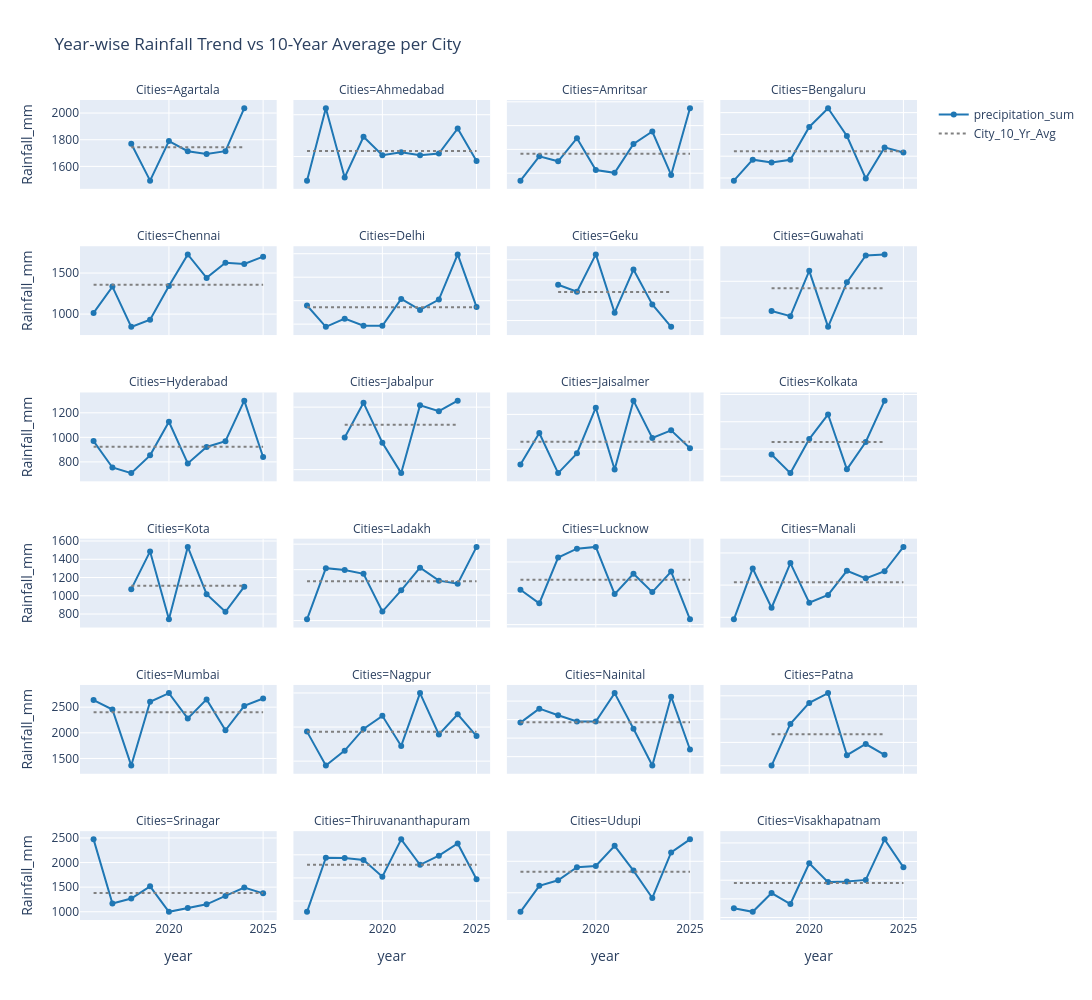

The code cell stored with this chart in its notebook:
### Code cell
# 1. Calculate yearly total rainfall per city
yearly_rainfall = df.groupby(['Cities', 'year'])['precipitation_sum'].sum().reset_index()

# 2. Calculate the 10-year average rainfall for EACH city
city_avg = yearly_rainfall.groupby('Cities')['precipitation_sum'].transform('mean')
yearly_rainfall['City_10_Yr_Avg'] = city_avg

# 3. Melt the dataframe (Plotly Express needs long-format data to plot multiple lines easily)
df_plot = yearly_rainfall.melt(
    id_vars=['Cities', 'year'], 
    value_vars=['precipitation_sum', 'City_10_Yr_Avg'],
    var_name='Rainfall_Type', 
    value_name='Rainfall_mm'
)

# 4. Create the Facet Plot
fig = px.line(
    df_plot,
    x='year',
    y='Rainfall_mm',
    color='Rainfall_Type',         # Splits the data into two lines
    facet_col='Cities',            
    facet_col_wrap=4,              
    title='Year-wise Rainfall Trend vs 10-Year Average per City',
    color_discrete_map={
        'precipitation_sum': '#1f77b4',  # Standard Blue for actual rain
        'City_10_Yr_Avg': 'gray'         # Gray for the baseline average
    }
)

# 5. Styling to make the average line dotted and the actual rain have markers
# Update the actual rainfall line
fig.update_traces(mode='lines+markers', selector=dict(name='precipitation_sum'))
# Update the average line to be dotted with no markers
fig.update_traces(line=dict(dash='dot'), mode='lines', selector=dict(name='City_10_Yr_Avg'))

# 6. Improve spacing and readability
fig.update_layout(
    height=1000,           # Slightly taller to accommodate 24 subplots comfortably
    width=1200,
    showlegend=True,       # Keep legend so viewers know what the gray line is
    legend_title_text=''
)

# Optional: Free the Y-axes so flat-line cities (Jaisalmer) aren't squashed by wet cities (Guwahati)
fig.update_yaxes(matches=None) 

fig.show()

### Figure 1 — Plotly figure (JSON) as saved in the notebook; plotly's stock layout.template omitted (floating-point values rounded to 4 significant figures)
{"data": [{"hovertemplate": "Rainfall_Type=precipitation_sum<br>Cities=Agartala<br>year=%{x}<br>Rainfall_mm=%{y}<extra></extra>", "legendgroup": "precipitation_sum", "line": {"color": "#1f77b4", "dash": "solid"}, "marker": {"symbol": "circle"}, "mode": "lines+markers", "name": "precipitation_sum", "orientation": "v", "showlegend": true, "type": "scatter", "x": [2018, 2019, 2020, 2021, 2022, 2023, 2024], "xaxis": "x21", "y": [1769.0, 1493.0, 1790.0, 1714.0, 1692.0, 1714.0, 2036.0], "yaxis": "y21"}, {"hovertemplate": "Rainfall_Type=precipitation_sum<br>Cities=Ahmedabad<br>year=%{x}<br>Rainfall_mm=%{y}<extra></extra>", "legendgroup": "precipitation_sum", "line": {"color": "#1f77b4", "dash": "solid"}, "marker": {"symbol": "circle"}, "mode": "lines+markers", "name": "precipitation_sum", "orientation": "v", "showlegend": false, "type": "scatter", "x": [2016, 2017, 2018, 2019, 2020, 2021, 2022, 2023, 2024, 2025], "xaxis": "x22", "y": [712.2, 1578.0, 751.1, 1237.0, 1015.0, 1050.0, 1015.0, 1036.0, 1335.0, 945.6], "yaxis": "y22"}, {"hovertemplate": "Rainfall_Type=precipitation_sum<br>Cities=Amritsar<br>year=%{x}<br>Rainfall_mm=%{y}<extra></extra>", "legendgroup": "precipitation_sum", "line": {"color": "#1f77b4", "dash": "solid"}, "marker": {"symbol": "circle"}, "mode": "lines+markers", "name": "precipitation_sum", "orientation": "v", "showlegend": false, "type": "scatter", "x": [2016, 2017, 2018, 2019, 2020, 2021, 2022, 2023, 2024, 2025], "xaxis": "x23", "y": [537.5, 742.2, 700.0, 894.0, 627.1, 603.4, 845.1, 950.3, 585.5, 1146.0], "yaxis": "y23"}, {"hovertemplate": "Rainfall_Type=precipitation_sum<br>Cities=Bengaluru<br>year=%{x}<br>Rainfall_mm=%{y}<extra></extra>", "legendgroup": "precipitation_sum", "line": {"color": "#1f77b4", "dash": "solid"}, "marker": {"symbol": "circle"}, "mode": "lines+markers", "name": "precipitation_sum", "orientation": "v", "showlegend": false, "type": "scatter", "x": [2016, 2017, 2018, 2019, 2020, 2021, 2022, 2023, 2024, 2025], "xaxis": "x24", "y": [775.5, 968.3, 942.9, 967.0, 1269.0, 1441.0, 1185.0, 795.5, 1081.0, 1035.0], "yaxis": "y24"}, {"hovertemplate": "Rainfall_Type=precipitation_sum<br>Cities=Chennai<br>year=%{x}<br>Rainfall_mm=%{y}<extra></extra>", "legendgroup": "precipitation_sum", "line": {"color": "#1f77b4", "dash": "solid"}, "marker": {"symbol": "circle"}, "mode": "lines+markers", "name": "precipitation_sum", "orientation": "v", "showlegend": false, "type": "scatter", "x": [2016, 2017, 2018, 2019, 2020, 2021, 2022, 2023, 2024, 2025], "xaxis": "x17", "y": [1014.0, 1335.0, 844.4, 932.1, 1343.0, 1727.0, 1441.0, 1625.0, 1610.0, 1700.0], "yaxis": "y17"}, {"hovertemplate": "Rainfall_Type=precipitation_sum<br>Cities=Delhi<br>year=%{x}<br>Rainfall_mm=%{y}<extra></extra>", "legendgroup": "precipitation_sum", "line": {"color": "#1f77b4", "dash": "solid"}, "marker": {"symbol": "circle"}, "mode": "lines+markers", "name": "precipitation_sum", "orientation": "v", "showlegend": false, "type": "scatter", "x": [2016, 2017, 2018, 2019, 2020, 2021, 2022, 2023, 2024, 2025], "xaxis": "x18", "y": [758.6, 576.7, 646.9, 586.9, 585.8, 814.9, 721.5, 809.0, 1194.0, 746.5], "yaxis": "y18"}, {"hovertemplate": "Rainfall_Type=precipitation_sum<br>Cities=Geku<br>year=%{x}<br>Rainfall_mm=%{y}<extra></extra>", "legendgroup": "precipitation_sum", "line": {"color": "#1f77b4", "dash": "solid"}, "marker": {"symbol": "circle"}, "mode": "lines+markers", "name": "precipitation_sum", "orientation": "v", "showlegend": false, "type": "scatter", "x": [2018, 2019, 2020, 2021, 2022, 2023, 2024], "xaxis": "x19", "y": [4884.0, 4711.0, 5631.0, 4193.0, 5258.0, 4398.0, 3844.0], "yaxis": "y19"}, {"hovertemplate": "Rainfall_Type=precipitation_sum<br>Cities=Guwahati<br>year=%{x}<br>Rainfall_mm=%{y}<extra></extra>", "legendgroup": "precipitation_sum", "line": {"color": "#1f77b4", "dash": "solid"}, "marker": {"symbol": "circle"}, "mode": "lines+markers", "name": "precipitation_sum", "orientation": "v", "showlegend": false, "type": "scatter", "x": [2018, 2019, 2020, 2021, 2022, 2023, 2024], "xaxis": "x20", "y": [2095.0, 2024.0, 2642.0, 1878.0, 2485.0, 2852.0, 2867.0], "yaxis": "y20"}, {"hovertemplate": "Rainfall_Type=precipitation_sum<br>Cities=Hyderabad<br>year=%{x}<br>Rainfall_mm=%{y}<extra></extra>", "legendgroup": "precipitation_sum", "line": {"color": "#1f77b4", "dash": "solid"}, "marker": {"symbol": "circle"}, "mode": "lines+markers", "name": "precipitation_sum", "orientation": "v", "showlegend": false, "type": "scatter", "x": [2016, 2017, 2018, 2019, 2020, 2021, 2022, 2023, 2024, 2025], "xaxis": "x13", "y": [969.3, 754.3, 708.4, 853.1, 1127.0, 787.3, 921.6, 969.0, 1299.0, 840.2], "yaxis": "y13"}, {"hovertemplate": "Rainfall_Type=precipitation_sum<br>Cities=Jabalpur<br>year=%{x}<br>Rainfall_mm=%{y}<extra></extra>", "legendgroup": "precipitation_sum", "line": {"color": "#1f77b4", "dash": "solid"}, "marker": {"symbol": "circle"}, "mode": "lines+markers", "name": "precipitation_sum", "orientation": "v", "showlegend": false, "type": "scatter", "x": [2018, 2019, 2020, 2021, 2022, 2023, 2024], "xaxis": "x14", "y": [1406.0, 1628.0, 1372.0, 1178.0, 1612.0, 1574.0, 1642.0], "yaxis": "y14"}, {"hovertemplate": "Rainfall_Type=precipitation_sum<br>Cities=Jaisalmer<br>year=%{x}<br>Rainfall_mm=%{y}<extra></extra>", "legendgroup": "precipitation_sum", "line": {"color": "#1f77b4", "dash": "solid"}, "marker": {"symbol": "circle"}, "mode": "lines+markers", "name": "precipitation_sum", "orientation": "v", "showlegend": false, "type": "scatter", "x": [2016, 2017, 2018, 2019, 2020, 2021, 2022, 2023, 2024, 2025], "xaxis": "x15", "y": [113.7, 293.4, 63.8, 177.0, 438.5, 84.4, 478.7, 265.5, 308.8, 205.8], "yaxis": "y15"}, {"hovertemplate": "Rainfall_Type=precipitation_sum<br>Cities=Kolkata<br>year=%{x}<br>Rainfall_mm=%{y}<extra></extra>", "legendgroup": "precipitation_sum", "line": {"color": "#1f77b4", "dash": "solid"}, "marker": {"symbol": "circle"}, "mode": "lines+markers", "name": "precipitation_sum", "orientation": "v", "showlegend": false, "type": "scatter", "x": [2018, 2019, 2020, 2021, 2022, 2023, 2024], "xaxis": "x16", "y": [1759.0, 1623.0, 1873.0, 2053.0, 1651.0, 1851.0, 2155.0], "yaxis": "y16"}, {"hovertemplate": "Rainfall_Type=precipitation_sum<br>Cities=Kota<br>year=%{x}<br>Rainfall_mm=%{y}<extra></extra>", "legendgroup": "precipitation_sum", "line": {"color": "#1f77b4", "dash": "solid"}, "marker": {"symbol": "circle"}, "mode": "lines+markers", "name": "precipitation_sum", "orientation": "v", "showlegend": false, "type": "scatter", "x": [2018, 2019, 2020, 2021, 2022, 2023, 2024], "xaxis": "x9", "y": [1073.0, 1486.0, 741.3, 1536.0, 1017.0, 823.6, 1100.0], "yaxis": "y9"}, {"hovertemplate": "Rainfall_Type=precipitation_sum<br>Cities=Ladakh<br>year=%{x}<br>Rainfall_mm=%{y}<extra></extra>", "legendgroup": "precipitation_sum", "line": {"color": "#1f77b4", "dash": "solid"}, "marker": {"symbol": "circle"}, "mode": "lines+markers", "name": "precipitation_sum", "orientation": "v", "showlegend": false, "type": "scatter", "x": [2016, 2017, 2018, 2019, 2020, 2021, 2022, 2023, 2024, 2025], "xaxis": "x10", "y": [204.9, 405.8, 398.2, 383.5, 235.5, 318.9, 407.7, 356.8, 345.1, 489.3], "yaxis": "y10"}, {"hovertemplate": "Rainfall_Type=precipitation_sum<br>Cities=Lucknow<br>year=%{x}<br>Rainfall_mm=%{y}<extra></extra>", "legendgroup": "precipitation_sum", "line": {"color": "#1f77b4", "dash": "solid"}, "marker": {"symbol": "circle"}, "mode": "lines+markers", "name": "precipitation_sum", "orientation": "v", "showlegend": false, "type": "scatter", "x": [2016, 2017, 2018, 2019, 2020, 2021, 2022, 2023, 2024, 2025], "xaxis": "x11", "y": [1022.0, 936.0, 1228.0, 1285.0, 1296.0, 994.9, 1125.0, 1008.0, 1139.0, 833.8], "yaxis": "y11"}, {"hovertemplate": "Rainfall_Type=precipitation_sum<br>Cities=Manali<br>year=%{x}<br>Rainfall_mm=%{y}<extra></extra>", "legendgroup": "precipitation_sum", "line": {"color": "#1f77b4", "dash": "solid"}, "marker": {"symbol": "circle"}, "mode": "lines+markers", "name": "precipitation_sum", "orientation": "v", "showlegend": false, "type": "scatter", "x": [2016, 2017, 2018, 2019, 2020, 2021, 2022, 2023, 2024, 2025], "xaxis": "x12", "y": [1968.0, 2759.0, 2148.0, 2842.0, 2228.0, 2347.0, 2722.0, 2606.0, 2715.0, 3094.0], "yaxis": "y12"}, {"hovertemplate": "Rainfall_Type=precipitation_sum<br>Cities=Mumbai<br>year=%{x}<br>Rainfall_mm=%{y}<extra></extra>", "legendgroup": "precipitation_sum", "line": {"color": "#1f77b4", "dash": "solid"}, "marker": {"symbol": "circle"}, "mode": "lines+markers", "name": "precipitation_sum", "orientation": "v", "showlegend": false, "type": "scatter", "x": [2016, 2017, 2018, 2019, 2020, 2021, 2022, 2023, 2024, 2025], "xaxis": "x5", "y": [2638.0, 2454.0, 1361.0, 2605.0, 2774.0, 2281.0, 2652.0, 2048.0, 2524.0, 2668.0], "yaxis": "y5"}, {"hovertemplate": "Rainfall_Type=precipitation_sum<br>Cities=Nagpur<br>year=%{x}<br>Rainfall_mm=%{y}<extra></extra>", "legendgroup": "precipitation_sum", "line": {"color": "#1f77b4", "dash": "solid"}, "marker": {"symbol": "circle"}, "mode": "lines+markers", "name": "precipitation_sum", "orientation": "v", "showlegend": false, "type": "scatter", "x": [2016, 2017, 2018, 2019, 2020, 2021, 2022, 2023, 2024, 2025], "xaxis": "x6", "y": [1433.0, 935.0, 1154.0, 1472.0, 1665.0, 1223.0, 1998.0, 1391.0, 1687.0, 1368.0], "yaxis": "y6"}, {"hovertemplate": "Rainfall_Type=precipitation_sum<br>Cities=Nainital<br>year=%{x}<br>Rainfall_mm=%{y}<extra></extra>", "legendgroup": "precipitation_sum", "line": {"color": "#1f77b4", "dash": "solid"}, "marker": {"symbol": "circle"}, "mode": "lines+markers", "name": "precipitation_sum", "orientation": "v", "showlegend": false, "type": "scatter", "x": [2016, 2017, 2018, 2019, 2020, 2021, 2022, 2023, 2024, 2025], "xaxis": "x7", "y": [1768.0, 1918.0, 1848.0, 1780.0, 1779.0, 2086.0, 1701.0, 1304.0, 2048.0, 1477.0], "yaxis": "y7"}, {"hovertemplate": "Rainfall_Type=precipitation_sum<br>Cities=Patna<br>year=%{x}<br>Rainfall_mm=%{y}<extra></extra>", "legendgroup": "precipitation_sum", "line": {"color": "#1f77b4", "dash": "solid"}, "marker": {"symbol": "circle"}, "mode": "lines+markers", "name": "precipitation_sum", "orientation": "v", "showlegend": false, "type": "scatter", "x": [2018, 2019, 2020, 2021, 2022, 2023, 2024], "xaxis": "x8", "y": [1001.0, 1358.0, 1539.0, 1623.0, 1090.0, 1186.0, 1094.0], "yaxis": "y8"}, {"hovertemplate": "Rainfall_Type=precipitation_sum<br>Cities=Srinagar<br>year=%{x}<br>Rainfall_mm=%{y}<extra></extra>", "legendgroup": "precipitation_sum", "line": {"color": "#1f77b4", "dash": "solid"}, "marker": {"symbol": "circle"}, "mode": "lines+markers", "name": "precipitation_sum", "orientation": "v", "showlegend": false, "type": "scatter", "x": [2016, 2017, 2018, 2019, 2020, 2021, 2022, 2023, 2024, 2025], "xaxis": "x", "y": [2471.0, 1166.0, 1268.0, 1517.0, 998.5, 1074.0, 1151.0, 1321.0, 1493.0, 1374.0], "yaxis": "y"}, {"hovertemplate": "Rainfall_Type=precipitation_sum<br>Cities=Thiruvananthapuram<br>year=%{x}<br>Rainfall_mm=%{y}<extra></extra>", "legendgroup": "precipitation_sum", "line": {"color": "#1f77b4", "dash": "solid"}, "marker": {"symbol": "circle"}, "mode": "lines+markers", "name": "precipitation_sum", "orientation": "v", "showlegend": false, "type": "scatter", "x": [2016, 2017, 2018, 2019, 2020, 2021, 2022, 2023, 2024, 2025], "xaxis": "x2", "y": [1266.0, 2438.0, 2432.0, 2388.0, 2026.0, 2834.0, 2283.0, 2480.0, 2746.0, 1970.0], "yaxis": "y2"}, {"hovertemplate": "Rainfall_Type=precipitation_sum<br>Cities=Udupi<br>year=%{x}<br>Rainfall_mm=%{y}<extra></extra>", "legendgroup": "precipitation_sum", "line": {"color": "#1f77b4", "dash": "solid"}, "marker": {"symbol": "circle"}, "mode": "lines+markers", "name": "precipitation_sum", "orientation": "v", "showlegend": false, "type": "scatter", "x": [2016, 2017, 2018, 2019, 2020, 2021, 2022, 2023, 2024, 2025], "xaxis": "x3", "y": [2396.0, 3221.0, 3398.0, 3810.0, 3853.0, 4490.0, 3704.0, 2834.0, 4280.0, 4696.0], "yaxis": "y3"}, {"hovertemplate": "Rainfall_Type=precipitation_sum<br>Cities=Visakhapatnam<br>year=%{x}<br>Rainfall_mm=%{y}<extra></extra>", "legendgroup": "precipitation_sum", "line": {"color": "#1f77b4", "dash": "solid"}, "marker": {"symbol": "circle"}, "mode": "lines+markers", "name": "precipitation_sum", "orientation": "v", "showlegend": false, "type": "scatter", "x": [2016, 2017, 2018, 2019, 2020, 2021, 2022, 2023, 2024, 2025], "xaxis": "x4", "y": [1100.0, 1061.0, 1262.0, 1145.0, 1582.0, 1380.0, 1385.0, 1404.0, 1838.0, 1538.0], "yaxis": "y4"}, {"hovertemplate": "Rainfall_Type=City_10_Yr_Avg<br>Cities=Agartala<br>year=%{x}<br>Rainfall_mm=%{y}<extra></extra>", "legendgroup": "City_10_Yr_Avg", "line": {"color": "gray", "dash": "dot"}, "marker": {"symbol": "circle"}, "mode": "lines", "name": "City_10_Yr_Avg", "orientation": "v", "showlegend": true, "type": "scatter", "x": [2018, 2019, 2020, 2021, 2022, 2023, 2024], "xaxis": "x21", "y": [1744.0, 1744.0, 1744.0, 1744.0, 1744.0, 1744.0, 1744.0], "yaxis": "y21"}, {"hovertemplate": "Rainfall_Type=City_10_Yr_Avg<br>Cities=Ahmedabad<br>year=%{x}<br>Rainfall_mm=%{y}<extra></extra>", "legendgroup": "City_10_Yr_Avg", "line": {"color": "gray", "dash": "dot"}, "marker": {"symbol": "circle"}, "mode": "lines", "name": "City_10_Yr_Avg", "orientation": "v", "showlegend": false, "type": "scatter", "x": [2016, 2017, 2018, 2019, 2020, 2021, 2022, 2023, 2024, 2025], "xaxis": "x22", "y": [1067.0, 1067.0, 1067.0, 1067.0, 1067.0, 1067.0, 1067.0, 1067.0, 1067.0, 1067.0], "yaxis": "y22"}, {"hovertemplate": "Rainfall_Type=City_10_Yr_Avg<br>Cities=Amritsar<br>year=%{x}<br>Rainfall_mm=%{y}<extra></extra>", "legendgroup": "City_10_Yr_Avg", "line": {"color": "gray", "dash": "dot"}, "marker": {"symbol": "circle"}, "mode": "lines", "name": "City_10_Yr_Avg", "orientation": "v", "showlegend": false, "type": "scatter", "x": [2016, 2017, 2018, 2019, 2020, 2021, 2022, 2023, 2024, 2025], "xaxis": "x23", "y": [763.1, 763.1, 763.1, 763.1, 763.1, 763.1, 763.1, 763.1, 763.1, 763.1], "yaxis": "y23"}, {"hovertemplate": "Rainfall_Type=City_10_Yr_Avg<br>Cities=Bengaluru<br>year=%{x}<br>Rainfall_mm=%{y}<extra></extra>", "legendgroup": "City_10_Yr_Avg", "line": {"color": "gray", "dash": "dot"}, "marker": {"symbol": "circle"}, "mode": "lines", "name": "City_10_Yr_Avg", "orientation": "v", "showlegend": false, "type": "scatter", "x": [2016, 2017, 2018, 2019, 2020, 2021, 2022, 2023, 2024, 2025], "xaxis": "x24", "y": [1046.0, 1046.0, 1046.0, 1046.0, 1046.0, 1046.0, 1046.0, 1046.0, 1046.0, 1046.0], "yaxis": "y24"}, {"hovertemplate": "Rainfall_Type=City_10_Yr_Avg<br>Cities=Chennai<br>year=%{x}<br>Rainfall_mm=%{y}<extra></extra>", "legendgroup": "City_10_Yr_Avg", "line": {"color": "gray", "dash": "dot"}, "marker": {"symbol": "circle"}, "mode": "lines", "name": "City_10_Yr_Avg", "orientation": "v", "showlegend": false, "type": "scatter", "x": [2016, 2017, 2018, 2019, 2020, 2021, 2022, 2023, 2024, 2025], "xaxis": "x17", "y": [1357.0, 1357.0, 1357.0, 1357.0, 1357.0, 1357.0, 1357.0, 1357.0, 1357.0, 1357.0], "yaxis": "y17"}, {"hovertemplate": "Rainfall_Type=City_10_Yr_Avg<br>Cities=Delhi<br>year=%{x}<br>Rainfall_mm=%{y}<extra></extra>", "legendgroup": "City_10_Yr_Avg", "line": {"color": "gray", "dash": "dot"}, "marker": {"symbol": "circle"}, "mode": "lines", "name": "City_10_Yr_Avg", "orientation": "v", "showlegend": false, "type": "scatter", "x": [2016, 2017, 2018, 2019, 2020, 2021, 2022, 2023, 2024, 2025], "xaxis": "x18", "y": [744.1, 744.1, 744.1, 744.1, 744.1, 744.1, 744.1, 744.1, 744.1, 744.1], "yaxis": "y18"}, {"hovertemplate": "Rainfall_Type=City_10_Yr_Avg<br>Cities=Geku<br>year=%{x}<br>Rainfall_mm=%{y}<extra></extra>", "legendgroup": "City_10_Yr_Avg", "line": {"color": "gray", "dash": "dot"}, "marker": {"symbol": "circle"}, "mode": "lines", "name": "City_10_Yr_Avg", "orientation": "v", "showlegend": false, "type": "scatter", "x": [2018, 2019, 2020, 2021, 2022, 2023, 2024], "xaxis": "x19", "y": [4703.0, 4703.0, 4703.0, 4703.0, 4703.0, 4703.0, 4703.0], "yaxis": "y19"}, {"hovertemplate": "Rainfall_Type=City_10_Yr_Avg<br>Cities=Guwahati<br>year=%{x}<br>Rainfall_mm=%{y}<extra></extra>", "legendgroup": "City_10_Yr_Avg", "line": {"color": "gray", "dash": "dot"}, "marker": {"symbol": "circle"}, "mode": "lines", "name": "City_10_Yr_Avg", "orientation": "v", "showlegend": false, "type": "scatter", "x": [2018, 2019, 2020, 2021, 2022, 2023, 2024], "xaxis": "x20", "y": [2406.0, 2406.0, 2406.0, 2406.0, 2406.0, 2406.0, 2406.0], "yaxis": "y20"}, {"hovertemplate": "Rainfall_Type=City_10_Yr_Avg<br>Cities=Hyderabad<br>year=%{x}<br>Rainfall_mm=%{y}<extra></extra>", "legendgroup": "City_10_Yr_Avg", "line": {"color": "gray", "dash": "dot"}, "marker": {"symbol": "circle"}, "mode": "lines", "name": "City_10_Yr_Avg", "orientation": "v", "showlegend": false, "type": "scatter", "x": [2016, 2017, 2018, 2019, 2020, 2021, 2022, 2023, 2024, 2025], "xaxis": "x13", "y": [922.9, 922.9, 922.9, 922.9, 922.9, 922.9, 922.9, 922.9, 922.9, 922.9], "yaxis": "y13"}, {"hovertemplate": "Rainfall_Type=City_10_Yr_Avg<br>Cities=Jabalpur<br>year=%{x}<br>Rainfall_mm=%{y}<extra></extra>", "legendgroup": "City_10_Yr_Avg", "line": {"color": "gray", "dash": "dot"}, "marker": {"symbol": "circle"}, "mode": "lines", "name": "City_10_Yr_Avg", "orientation": "v", "showlegend": false, "type": "scatter", "x": [2018, 2019, 2020, 2021, 2022, 2023, 2024], "xaxis": "x14", "y": [1487.0, 1487.0, 1487.0, 1487.0, 1487.0, 1487.0, 1487.0], "yaxis": "y14"}, {"hovertemplate": "Rainfall_Type=City_10_Yr_Avg<br>Cities=Jaisalmer<br>year=%{x}<br>Rainfall_mm=%{y}<extra></extra>", "legendgroup": "City_10_Yr_Avg", "line": {"color": "gray", "dash": "dot"}, "marker": {"symbol": "circle"}, "mode": "lines", "name": "City_10_Yr_Avg", "orientation": "v", "showlegend": false, "type": "scatter", "x": [2016, 2017, 2018, 2019, 2020, 2021, 2022, 2023, 2024, 2025], "xaxis": "x15", "y": [243.0, 243.0, 243.0, 243.0, 243.0, 243.0, 243.0, 243.0, 243.0, 243.0], "yaxis": "y15"}, {"hovertemplate": "Rainfall_Type=City_10_Yr_Avg<br>Cities=Kolkata<br>year=%{x}<br>Rainfall_mm=%{y}<extra></extra>", "legendgroup": "City_10_Yr_Avg", "line": {"color": "gray", "dash": "dot"}, "marker": {"symbol": "circle"}, "mode": "lines", "name": "City_10_Yr_Avg", "orientation": "v", "showlegend": false, "type": "scatter", "x": [2018, 2019, 2020, 2021, 2022, 2023, 2024], "xaxis": "x16", "y": [1852.0, 1852.0, 1852.0, 1852.0, 1852.0, 1852.0, 1852.0], "yaxis": "y16"}, {"hovertemplate": "Rainfall_Type=City_10_Yr_Avg<br>Cities=Kota<br>year=%{x}<br>Rainfall_mm=%{y}<extra></extra>", "legendgroup": "City_10_Yr_Avg", "line": {"color": "gray", "dash": "dot"}, "marker": {"symbol": "circle"}, "mode": "lines", "name": "City_10_Yr_Avg", "orientation": "v", "showlegend": false, "type": "scatter", "x": [2018, 2019, 2020, 2021, 2022, 2023, 2024], "xaxis": "x9", "y": [1111.0, 1111.0, 1111.0, 1111.0, 1111.0, 1111.0, 1111.0], "yaxis": "y9"}, {"hovertemplate": "Rainfall_Type=City_10_Yr_Avg<br>Cities=Ladakh<br>year=%{x}<br>Rainfall_mm=%{y}<extra></extra>", "legendgroup": "City_10_Yr_Avg", "line": {"color": "gray", "dash": "dot"}, "marker": {"symbol": "circle"}, "mode": "lines", "name": "City_10_Yr_Avg", "orientation": "v", "showlegend": false, "type": "scatter", "x": [2016, 2017, 2018, 2019, 2020, 2021, 2022, 2023, 2024, 2025], "xaxis": "x10", "y": [354.6, 354.6, 354.6, 354.6, 354.6, 354.6, 354.6, 354.6, 354.6, 354.6], "yaxis": "y10"}, {"hovertemplate": "Rainfall_Type=City_10_Yr_Avg<br>Cities=Lucknow<br>year=%{x}<br>Rainfall_mm=%{y}<extra></extra>", "legendgroup": "City_10_Yr_Avg", "line": {"color": "gray", "dash": "dot"}, "marker": {"symbol": "circle"}, "mode": "lines", "name": "City_10_Yr_Avg", "orientation": "v", "showlegend": false, "type": "scatter", "x": [2016, 2017, 2018, 2019, 2020, 2021, 2022, 2023, 2024, 2025], "xaxis": "x11", "y": [1087.0, 1087.0, 1087.0, 1087.0, 1087.0, 1087.0, 1087.0, 1087.0, 1087.0, 1087.0], "yaxis": "y11"}, {"hovertemplate": "Rainfall_Type=City_10_Yr_Avg<br>Cities=Manali<br>year=%{x}<br>Rainfall_mm=%{y}<extra></extra>", "legendgroup": "City_10_Yr_Avg", "line": {"color": "gray", "dash": "dot"}, "marker": {"symbol": "circle"}, "mode": "lines", "name": "City_10_Yr_Avg", "orientation": "v", "showlegend": false, "type": "scatter", "x": [2016, 2017, 2018, 2019, 2020, 2021, 2022, 2023, 2024, 2025], "xaxis": "x12", "y": [2543.0, 2543.0, 2543.0, 2543.0, 2543.0, 2543.0, 2543.0, 2543.0, 2543.0, 2543.0], "yaxis": "y12"}, {"hovertemplate": "Rainfall_Type=City_10_Yr_Avg<br>Cities=Mumbai<br>year=%{x}<br>Rainfall_mm=%{y}<extra></extra>", "legendgroup": "City_10_Yr_Avg", "line": {"color": "gray", "dash": "dot"}, "marker": {"symbol": "circle"}, "mode": "lines", "name": "City_10_Yr_Avg", "orientation": "v", "showlegend": false, "type": "scatter", "x": [2016, 2017, 2018, 2019, 2020, 2021, 2022, 2023, 2024, 2025], "xaxis": "x5", "y": [2400.0, 2400.0, 2400.0, 2400.0, 2400.0, 2400.0, 2400.0, 2400.0, 2400.0, 2400.0], "yaxis": "y5"}, {"hovertemplate": "Rainfall_Type=City_10_Yr_Avg<br>Cities=Nagpur<br>year=%{x}<br>Rainfall_mm=%{y}<extra></extra>", "legendgroup": "City_10_Yr_Avg", "line": {"color": "gray", "dash": "dot"}, "marker": {"symbol": "circle"}, "mode": "lines", "name": "City_10_Yr_Avg", "orientation": "v", "showlegend": false, "type": "scatter", "x": [2016, 2017, 2018, 2019, 2020, 2021, 2022, 2023, 2024, 2025], "xaxis": "x6", "y": [1433.0, 1433.0, 1433.0, 1433.0, 1433.0, 1433.0, 1433.0, 1433.0, 1433.0, 1433.0], "yaxis": "y6"}, {"hovertemplate": "Rainfall_Type=City_10_Yr_Avg<br>Cities=Nainital<br>year=%{x}<br>Rainfall_mm=%{y}<extra></extra>", "legendgroup": "City_10_Yr_Avg", "line": {"color": "gray", "dash": "dot"}, "marker": {"symbol": "circle"}, "mode": "lines", "name": "City_10_Yr_Avg", "orientation": "v", "showlegend": false, "type": "scatter", "x": [2016, 2017, 2018, 2019, 2020, 2021, 2022, 2023, 2024, 2025], "xaxis": "x7", "y": [1771.0, 1771.0, 1771.0, 1771.0, 1771.0, 1771.0, 1771.0, 1771.0, 1771.0, 1771.0], "yaxis": "y7"}, {"hovertemplate": "Rainfall_Type=City_10_Yr_Avg<br>Cities=Patna<br>year=%{x}<br>Rainfall_mm=%{y}<extra></extra>", "legendgroup": "City_10_Yr_Avg", "line": {"color": "gray", "dash": "dot"}, "marker": {"symbol": "circle"}, "mode": "lines", "name": "City_10_Yr_Avg", "orientation": "v", "showlegend": false, "type": "scatter", "x": [2018, 2019, 2020, 2021, 2022, 2023, 2024], "xaxis": "x8", "y": [1270.0, 1270.0, 1270.0, 1270.0, 1270.0, 1270.0, 1270.0], "yaxis": "y8"}, {"hovertemplate": "Rainfall_Type=City_10_Yr_Avg<br>Cities=Srinagar<br>year=%{x}<br>Rainfall_mm=%{y}<extra></extra>", "legendgroup": "City_10_Yr_Avg", "line": {"color": "gray", "dash": "dot"}, "marker": {"symbol": "circle"}, "mode": "lines", "name": "City_10_Yr_Avg", "orientation": "v", "showlegend": false, "type": "scatter", "x": [2016, 2017, 2018, 2019, 2020, 2021, 2022, 2023, 2024, 2025], "xaxis": "x", "y": [1383.0, 1383.0, 1383.0, 1383.0, 1383.0, 1383.0, 1383.0, 1383.0, 1383.0, 1383.0], "yaxis": "y"}, {"hovertemplate": "Rainfall_Type=City_10_Yr_Avg<br>Cities=Thiruvananthapuram<br>year=%{x}<br>Rainfall_mm=%{y}<extra></extra>", "legendgroup": "City_10_Yr_Avg", "line": {"color": "gray", "dash": "dot"}, "marker": {"symbol": "circle"}, "mode": "lines", "name": "City_10_Yr_Avg", "orientation": "v", "showlegend": false, "type": "scatter", "x": [2016, 2017, 2018, 2019, 2020, 2021, 2022, 2023, 2024, 2025], "xaxis": "x2", "y": [2286.0, 2286.0, 2286.0, 2286.0, 2286.0, 2286.0, 2286.0, 2286.0, 2286.0, 2286.0], "yaxis": "y2"}, {"hovertemplate": "Rainfall_Type=City_10_Yr_Avg<br>Cities=Udupi<br>year=%{x}<br>Rainfall_mm=%{y}<extra></extra>", "legendgroup": "City_10_Yr_Avg", "line": {"color": "gray", "dash": "dot"}, "marker": {"symbol": "circle"}, "mode": "lines", "name": "City_10_Yr_Avg", "orientation": "v", "showlegend": false, "type": "scatter", "x": [2016, 2017, 2018, 2019, 2020, 2021, 2022, 2023, 2024, 2025], "xaxis": "x3", "y": [3668.0, 3668.0, 3668.0, 3668.0, 3668.0, 3668.0, 3668.0, 3668.0, 3668.0, 3668.0], "yaxis": "y3"}, {"hovertemplate": "Rainfall_Type=City_10_Yr_Avg<br>Cities=Visakhapatnam<br>year=%{x}<br>Rainfall_mm=%{y}<extra></extra>", "legendgroup": "City_10_Yr_Avg", "line": {"color": "gray", "dash": "dot"}, "marker": {"symbol": "circle"}, "mode": "lines", "name": "City_10_Yr_Avg", "orientation": "v", "showlegend": false, "type": "scatter", "x": [2016, 2017, 2018, 2019, 2020, 2021, 2022, 2023, 2024, 2025], "xaxis": "x4", "y": [1369.0, 1369.0, 1369.0, 1369.0, 1369.0, 1369.0, 1369.0, 1369.0, 1369.0, 1369.0], "yaxis": "y4"}], "layout": {"annotations": [{"font": {}, "showarrow": false, "text": "Cities=Srinagar", "x": 0.1175, "xanchor": "center", "xref": "paper", "y": 0.1083, "yanchor": "bottom", "yref": "paper"}, {"font": {}, "showarrow": false, "text": "Cities=Thiruvananthapuram", "x": 0.3725, "xanchor": "center", "xref": "paper", "y": 0.1083, "yanchor": "bottom", "yref": "paper"}, {"font": {}, "showarrow": false, "text": "Cities=Udupi", "x": 0.6275, "xanchor": "center", "xref": "paper", "y": 0.1083, "yanchor": "bottom", "yref": "paper"}, {"font": {}, "showarrow": false, "text": "Cities=Visakhapatnam", "x": 0.8825, "xanchor": "center", "xref": "paper", "y": 0.1083, "yanchor": "bottom", "yref": "paper"}, {"font": {}, "showarrow": false, "text": "Cities=Mumbai", "x": 0.1175, "xanchor": "center", "xref": "paper", "y": 0.2867, "yanchor": "bottom", "yref": "paper"}, {"font": {}, "showarrow": false, "text": "Cities=Nagpur", "x": 0.3725, "xanchor": "center", "xref": "paper", "y": 0.2867, "yanchor": "bottom", "yref": "paper"}, {"font": {}, "showarrow": false, "text": "Cities=Nainital", "x": 0.6275, "xanchor": "center", "xref": "paper", "y": 0.2867, "yanchor": "bottom", "yref": "paper"}, {"font": {}, "showarrow": false, "text": "Cities=Patna", "x": 0.8825, "xanchor": "center", "xref": "paper", "y": 0.2867, "yanchor": "bottom", "yref": "paper"}, {"font": {}, "showarrow": false, "text": "Cities=Kota", "x": 0.1175, "xanchor": "center", "xref": "paper", "y": 0.465, "yanchor": "bottom", "yref": "paper"}, {"font": {}, "showarrow": false, "text": "Cities=Ladakh", "x": 0.3725, "xanchor": "center", "xref": "paper", "y": 0.465, "yanchor": "bottom", "yref": "paper"}, {"font": {}, "showarrow": false, "text": "Cities=Lucknow", "x": 0.6275, "xanchor": "center", "xref": "paper", "y": 0.465, "yanchor": "bottom", "yref": "paper"}, {"font": {}, "showarrow": false, "text": "Cities=Manali", "x": 0.8825, "xanchor": "center", "xref": "paper", "y": 0.465, "yanchor": "bottom", "yref": "paper"}, {"font": {}, "showarrow": false, "text": "Cities=Hyderabad", "x": 0.1175, "xanchor": "center", "xref": "paper", "y": 0.6433, "yanchor": "bottom", "yref": "paper"}, {"font": {}, "showarrow": false, "text": "Cities=Jabalpur", "x": 0.3725, "xanchor": "center", "xref": "paper", "y": 0.6433, "yanchor": "bottom", "yref": "paper"}, {"font": {}, "showarrow": false, "text": "Cities=Jaisalmer", "x": 0.6275, "xanchor": "center", "xref": "paper", "y": 0.6433, "yanchor": "bottom", "yref": "paper"}, {"font": {}, "showarrow": false, "text": "Cities=Kolkata", "x": 0.8825, "xanchor": "center", "xref": "paper", "y": 0.6433, "yanchor": "bottom", "yref": "paper"}, {"font": {}, "showarrow": false, "text": "Cities=Chennai", "x": 0.1175, "xanchor": "center", "xref": "paper", "y": 0.8217, "yanchor": "bottom", "yref": "paper"}, {"font": {}, "showarrow": false, "text": "Cities=Delhi", "x": 0.3725, "xanchor": "center", "xref": "paper", "y": 0.8217, "yanchor": "bottom", "yref": "paper"}, {"font": {}, "showarrow": false, "text": "Cities=Geku", "x": 0.6275, "xanchor": "center", "xref": "paper", "y": 0.8217, "yanchor": "bottom", "yref": "paper"}, {"font": {}, "showarrow": false, "text": "Cities=Guwahati", "x": 0.8825, "xanchor": "center", "xref": "paper", "y": 0.8217, "yanchor": "bottom", "yref": "paper"}, {"font": {}, "showarrow": false, "text": "Cities=Agartala", "x": 0.1175, "xanchor": "center", "xref": "paper", "y": 1.0, "yanchor": "bottom", "yref": "paper"}, {"font": {}, "showarrow": false, "text": "Cities=Ahmedabad", "x": 0.3725, "xanchor": "center", "xref": "paper", "y": 1.0, "yanchor": "bottom", "yref": "paper"}, {"font": {}, "showarrow": false, "text": "Cities=Amritsar", "x": 0.6275, "xanchor": "center", "xref": "paper", "y": 1.0, "yanchor": "bottom", "yref": "paper"}, {"font": {}, "showarrow": false, "text": "Cities=Bengaluru", "x": 0.8825, "xanchor": "center", "xref": "paper", "y": 1.0, "yanchor": "bottom", "yref": "paper"}], "height": 1000, "legend": {"title": {"text": ""}, "tracegroupgap": 0}, "showlegend": true, "title": {"text": "Year-wise Rainfall Trend vs 10-Year Average per City"}, "width": 1200, "xaxis": {"anchor": "y", "domain": [0, 0.235], "title": {"text": "year"}}, "xaxis10": {"anchor": "y10", "domain": [0.255, 0.49], "matches": "x", "showticklabels": false}, "xaxis11": {"anchor": "y11", "domain": [0.51, 0.745], "matches": "x", "showticklabels": false}, "xaxis12": {"anchor": "y12", "domain": [0.765, 1.0], "matches": "x", "showticklabels": false}, "xaxis13": {"anchor": "y13", "domain": [0, 0.235], "matches": "x", "showticklabels": false}, "xaxis14": {"anchor": "y14", "domain": [0.255, 0.49], "matches": "x", "showticklabels": false}, "xaxis15": {"anchor": "y15", "domain": [0.51, 0.745], "matches": "x", "showticklabels": false}, "xaxis16": {"anchor": "y16", "domain": [0.765, 1.0], "matches": "x", "showticklabels": false}, "xaxis17": {"anchor": "y17", "domain": [0, 0.235], "matches": "x", "showticklabels": false}, "xaxis18": {"anchor": "y18", "domain": [0.255, 0.49], "matches": "x", "showticklabels": false}, "xaxis19": {"anchor": "y19", "domain": [0.51, 0.745], "matches": "x", "showticklabels": false}, "xaxis2": {"anchor": "y2", "domain": [0.255, 0.49], "matches": "x", "title": {"text": "year"}}, "xaxis20": {"anchor": "y20", "domain": [0.765, 1.0], "matches": "x", "showticklabels": false}, "xaxis21": {"anchor": "y21", "domain": [0, 0.235], "matches": "x", "showticklabels": false}, "xaxis22": {"anchor": "y22", "domain": [0.255, 0.49], "matches": "x", "showticklabels": false}, "xaxis23": {"anchor": "y23", "domain": [0.51, 0.745], "matches": "x", "showticklabels": false}, "xaxis24": {"anchor": "y24", "domain": [0.765, 1.0], "matches": "x", "showticklabels": false}, "xaxis3": {"anchor": "y3", "domain": [0.51, 0.745], "matches": "x", "title": {"text": "year"}}, "xaxis4": {"anchor": "y4", "domain": [0.765, 1.0], "matches": "x", "title": {"text": "year"}}, "xaxis5": {"anchor": "y5", "domain": [0, 0.235], "matches": "x", "showticklabels": false}, "xaxis6": {"anchor": "y6", "domain": [0.255, 0.49], "matches": "x", "showticklabels": false}, "xaxis7": {"anchor": "y7", "domain": [0.51, 0.745], "matches": "x", "showticklabels": false}, "xaxis8": {"anchor": "y8", "domain": [0.765, 1.0], "matches": "x", "showticklabels": false}, "xaxis9": {"anchor": "y9", "domain": [0, 0.235], "matches": "x", "showticklabels": false}, "yaxis": {"anchor": "x", "domain": [0, 0.1083], "title": {"text": "Rainfall_mm"}}, "yaxis10": {"anchor": "x10", "domain": [0.3567, 0.465], "showticklabels": false}, "yaxis11": {"anchor": "x11", "domain": [0.3567, 0.465], "showticklabels": false}, "yaxis12": {"anchor": "x12", "domain": [0.3567, 0.465], "showticklabels": false}, "yaxis13": {"anchor": "x13", "domain": [0.535, 0.6433], "title": {"text": "Rainfall_mm"}}, "yaxis14": {"anchor": "x14", "domain": [0.535, 0.6433], "showticklabels": false}, "yaxis15": {"anchor": "x15", "domain": [0.535, 0.6433], "showticklabels": false}, "yaxis16": {"anchor": "x16", "domain": [0.535, 0.6433], "showticklabels": false}, "yaxis17": {"anchor": "x17", "domain": [0.7133, 0.8217], "title": {"text": "Rainfall_mm"}}, "yaxis18": {"anchor": "x18", "domain": [0.7133, 0.8217], "showticklabels": false}, "yaxis19": {"anchor": "x19", "domain": [0.7133, 0.8217], "showticklabels": false}, "yaxis2": {"anchor": "x2", "domain": [0, 0.1083], "showticklabels": false}, "yaxis20": {"anchor": "x20", "domain": [0.7133, 0.8217], "showticklabels": false}, "yaxis21": {"anchor": "x21", "domain": [0.8917, 1.0], "title": {"text": "Rainfall_mm"}}, "yaxis22": {"anchor": "x22", "domain": [0.8917, 1.0], "showticklabels": false}, "yaxis23": {"anchor": "x23", "domain": [0.8917, 1.0], "showticklabels": false}, "yaxis24": {"anchor": "x24", "domain": [0.8917, 1.0], "showticklabels": false}, "yaxis3": {"anchor": "x3", "domain": [0, 0.1083], "showticklabels": false}, "yaxis4": {"anchor": "x4", "domain": [0, 0.1083], "showticklabels": false}, "yaxis5": {"anchor": "x5", "domain": [0.1783, 0.2867], "title": {"text": "Rainfall_mm"}}, "yaxis6": {"anchor": "x6", "domain": [0.1783, 0.2867], "showticklabels": false}, "yaxis7": {"anchor": "x7", "domain": [0.1783, 0.2867], "showticklabels": false}, "yaxis8": {"anchor": "x8", "domain": [0.1783, 0.2867], "showticklabels": false}, "yaxis9": {"anchor": "x9", "domain": [0.3567, 0.465], "title": {"text": "Rainfall_mm"}}}}
